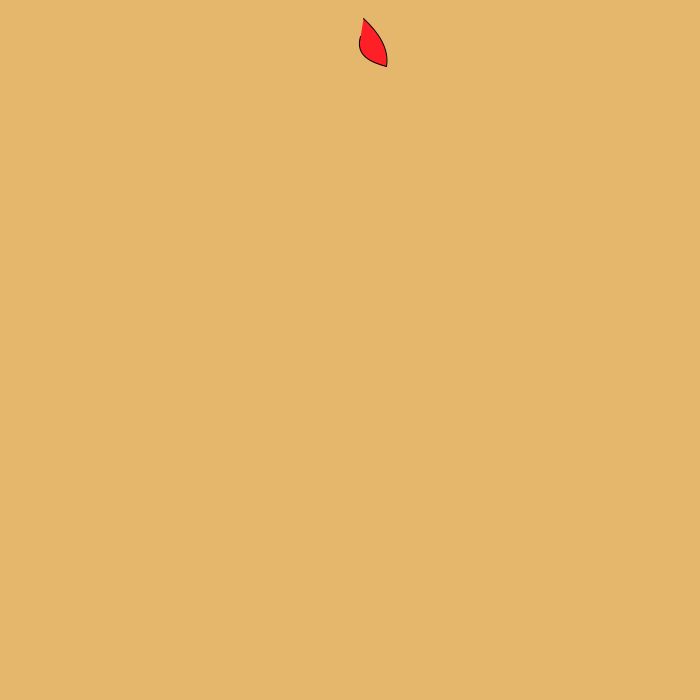
Frame 1 (no input)
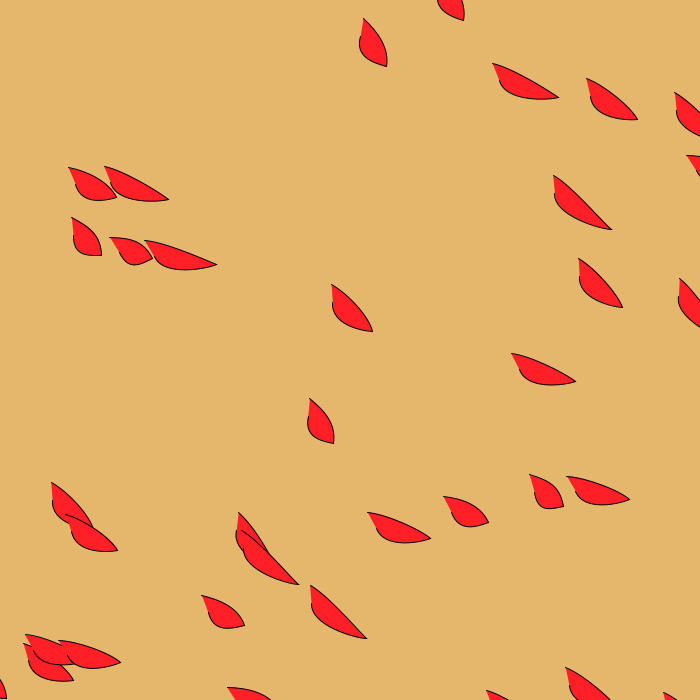
Frame 60 (the mouse pressed at the canvas centre just before this capture)
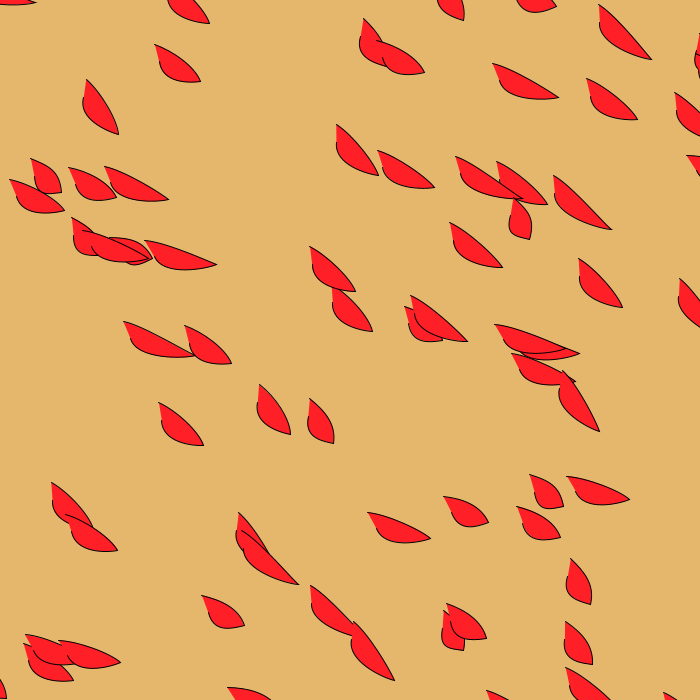
Frame 120 (the mouse held since frame 60 and released just before this capture)

The Processing sketch that drew these frames (run headless with seeded random() and noise(); from frame 60 on, the mouse is pressed at the canvas centre):

// Processing sketch: processing_173341
// ── processing_173341.pde

 int leaves = 0; 
   int leafMax = 3000;
   
void setup(){
  size(700,700);
  background(#E5B76D);
  frameRate (500);

}
  
void draw (){
  fill(#FF1F26);
  
  if (leaves < leafMax) {
  
    float cx = 230 + random(-500,500);
    float cy = 230 + random(-500,500);
     
    translate(cx,cy);
    rotate(random(PI/4));
    
    drawLeaf();
    leaves++;
  }
  
}
  
  
void drawLeaf(){
  float pointShift = random(-20,20);
  beginShape();
  vertex(10, 30);
  
    bezierVertex(30,30, 60 + pointShift,40 + pointShift/2, 70 + pointShift,50);
    bezierVertex(60 + pointShift,55, 30,65, 20,45);
    endShape();
  
}
